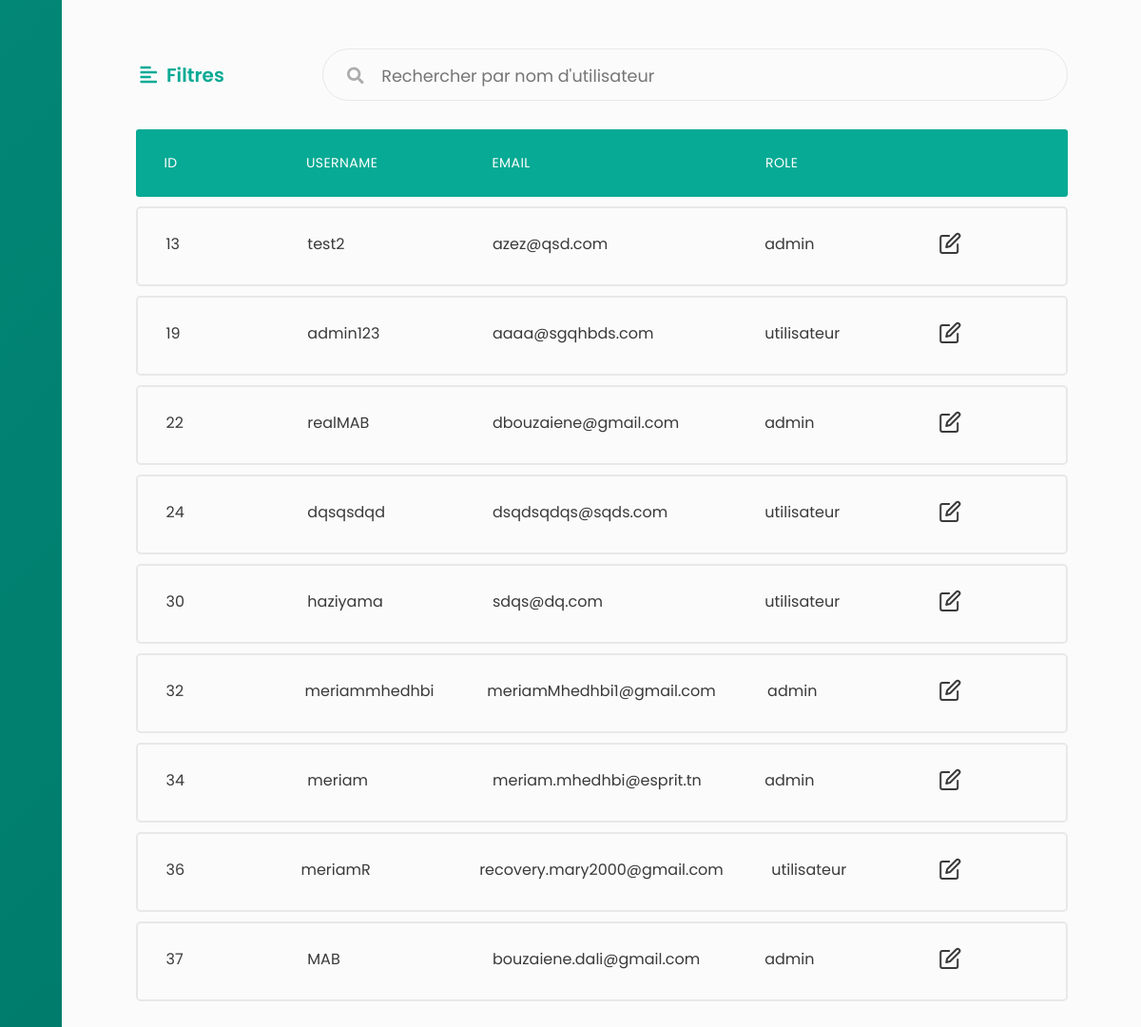
Before: /users/trier/ID (signed in, lower part) with the older database file.
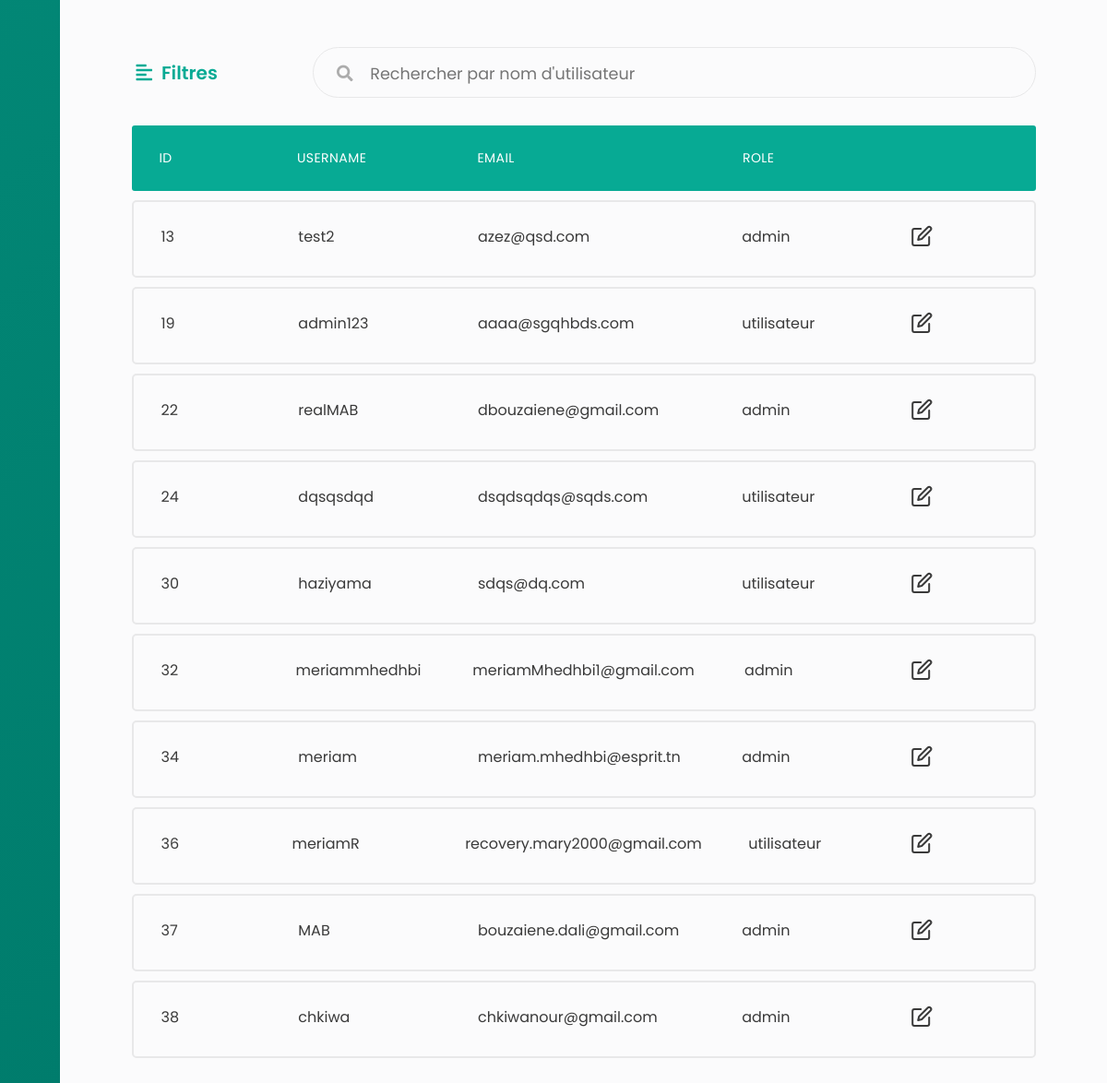
After: the same page with the newer database file.
### tables this page shows
CREATE TABLE `role` (
  `id` int(1) NOT NULL,
  `nom` varchar(12) NOT NULL
);

CREATE TABLE `users` (
  `id` int(11) NOT NULL,
  `username` varchar(255) NOT NULL,
  `password` varchar(255) NOT NULL,
  `email` varchar(255) NOT NULL,
  `role_id` int(11) NOT NULL,
  `image` varchar(255) NOT NULL DEFAULT 'default.jpg'
);

### app/libraries/Core.php (called while the page is built, shortened)
<?php
  class Core {
    protected $currentMethod = 'index';
    public function __construct(){
      $url = $this->getUrl();
      if(isset($url[0])){
      if(file_exists('../app/controllers/' . ucwords($url[0]). '.php')){
        unset($url[0]);
      }
    }
      $this->currentController = new $this->currentController;
      if(isset($url[1])){
        if(method_exists($this->currentController, $url[1])){
          $this->currentMethod = $url[1];
          unset($url[1]);
        }
      }
      $this->params = $url ? array_values($url) : [];
      call_user_func_array([$this->currentController, $this->currentMethod], $this->params);
    }
    public function getUrl(){
      if(isset($_GET['url'])){
        $url = rtrim($_GET['url'], '/');
        $url = filter_var($url, FILTER_SANITIZE_URL);
        $url = explode('/', $url);
        return $url;
      }
    }
  }

### app/require.php (called while the page is built, shortened)
<?php
    require_once 'libraries/Core.php';
    require_once 'libraries/Controller.php';
    require_once 'libraries/Database.php';
    $init = new Core();

### public/index.php (called while the page is built)
<?php
    require_once '../app/require.php';

### app/libraries/Database.php (called while the page is built, shortened)
<?php
    class Database {
        private $dbHost = DB_HOST;
        private $dbUser = DB_USER;
        private $dbPass = DB_PASS;
        private $dbName = DB_NAME;
        private $statement;
        private $dbHandler;
        public function __construct() {
            $conn = 'mysql:host=' . $this->dbHost . ';dbname=' . $this->dbName;
            $options = array(
                PDO::ATTR_PERSISTENT => true,
                PDO::ATTR_ERRMODE => PDO::ERRMODE_EXCEPTION
            );
            try {
                $this->dbHandler = new PDO($conn, $this->dbUser, $this->dbPass, $options);
            } catch (PDOException $e) {
                $this->error = $e->getMessage();
                echo $this->error;
            }
        }
        public function query($sql) {
            $this->statement = $this->dbHandler->prepare($sql);
        }
        public function bind($parameter, $value, $type = null) {
            switch (is_null($type)) {
                default:
                    $type = PDO::PARAM_STR;
            }
            $this->statement->bindValue($parameter, $value, $type);
        }
        public function execute() {
            return $this->statement->execute();
        }
        public function resultSet() {
            $this->execute();
            return $this->statement->fetchAll();
        }
    }

### app/models/User.php (called while the page is built, shortened)
<?php
class User
{
    private $db;
    public function __construct()
    {
        $this->db = new Database;
    }
    public function getUsers()
    {
        $this->db->query('select count(*) FROM users WHERE role_id = 0');
        return $this->db->resultSet();
    }
    public function getAdmins()
    {
        $this->db->query('select count(*) FROM users WHERE role_id = 1');
        return $this->db->resultSet();
    }
    public function findUserByUsername($username)
    {
        $this->db->query('SELECT * FROM users WHERE username = :username');
        $this->db->bind(':username', $username);
        $this->db->execute();
        if ($this->db->rowCount() > 0) {
            return true;
        } else {
            return false;
        }
    }
    public function tri($case)
    {
        $this->db->query('SELECT u.id,u.username,u.email,role.nom FROM users u INNER JOIN role ON u.role_id = role.id ORDER BY '.$case);
        return $this->db->resultSet();
    }
}

### app/controllers/Users.php (the view, shortened to what this page needs)
<?php
class Users extends Controller
{
    public function __construct()
    {
        $this->userModel = $this->model('User');
    }
    public function trier($case = '')
    {
        $column = array("a" => "ID", "b" => "USERNAME", "c" => "EMAIL", "d" => "ROLE_ID");
        if (array_search($case, $column)) {
            $tab = $this->userModel->tri($case);
            $data = [
                'tab' => '',
                'admins' => '',
                'users' => ''
            ];
            foreach ($tab as $key => $value) {
                $data['tab'] .= '<li class="table-row">
                    <div class="col col-1" data-label="ID">' . $value[0] . '</div>
                    <div class="col col-2" data-label="Username">' . $value[1] . '</div>
                    <div class="col col-3" data-label="Email">' . $value[2] . '</div>
                    <div class="col col-4" data-label="Role">' . $value[3] . '</div>
                    <div class="col col-5">
                        <div class="col-buttons">
                            <button class="tab-btn"><i data-feather="edit"></i></button>
                        </div>
                    </div>
                </li>';
            }
        }
    }
}

Changed rows visible on the page:
computed for role: nom "admin admin admin admin admin" → "admin admin admin admin admin admin"
added users: id "38", username "chkiwa", email "chkiwanour@gmail.com"
